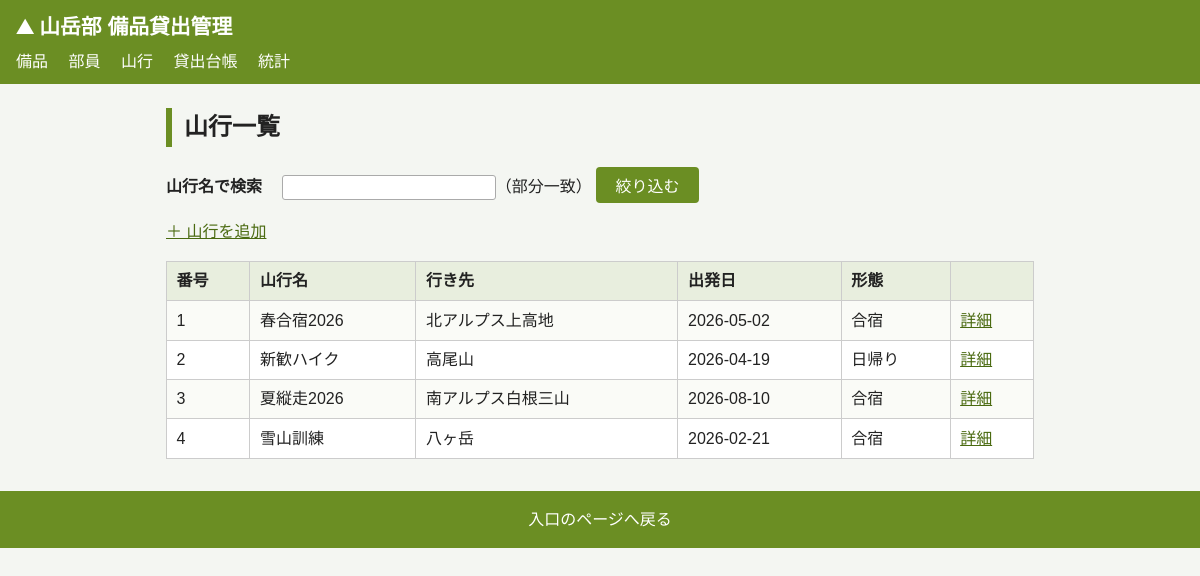
Page /trips on the committed database.
### tables this page shows
CREATE TABLE trips (                -- 山行
  trip_id     INTEGER PRIMARY KEY,
  trip_name   TEXT NOT NULL,
  destination TEXT,
  depart_on   TEXT,
  return_on   TEXT,
  style       TEXT
);

### app.py (the view)
@app.route('/trips')
def trips_list() -> str:
    cur = get_db().cursor()
    t_list = cur.execute(
        'SELECT trip_id, trip_name, destination, depart_on, style '
        'FROM trips ORDER BY trip_id').fetchall()
    return render_template('trips_list.html', t_list=t_list, keyword='')

### app.py (called while the page is built)
def get_db() -> sqlite3.Connection:
    db = getattr(g, '_database', None)
    if db is None:
        db = g._database = sqlite3.connect(DATABASE)
        db.execute('PRAGMA foreign_keys = ON')  # 外部キー制約を有効化
        db.row_factory = sqlite3.Row            # カラム名でアクセスできるよう設定
    return db

@app.teardown_appcontext
def close_connection(exception: Optional[BaseException]) -> None:
    db = getattr(g, '_database', None)
    if db is not None:
        db.close()

### templates/trips_list.html (shortened to what this page needs)
{% extends 'layout.html' %}
{% block content %}
<h2>山行一覧</h2>
<form method="POST" action="{{ url_for('trips_list_filtered') }}">
  <p><label>山行名で検索</label>
    <input type="text" name="keyword" value="{{ keyword }}">（部分一致）
    <input type="submit" value="絞り込む"></p>
</form>
<p><a href="{{ url_for('trips_add') }}">＋ 山行を追加</a></p>
<table>
  <tr><th>番号</th><th>山行名</th><th>行き先</th><th>出発日</th><th>形態</th><th></th></tr>
  {% for t in t_list %}
  <tr>
    <td>{{ t.trip_id }}</td><td>{{ t.trip_name }}</td><td>{{ t.destination }}</td>
    <td>{{ t.depart_on }}</td><td>{{ t.style }}</td>
    <td><a href="{{ url_for('trips_detail', id=t.trip_id) }}">詳細</a></td>
  </tr>
  {% else %}
  <tr><td colspan="6">該当する山行はありません。</td></tr>
  {% endfor %}
</table>
{% endblock %}

### static/style.css (style rules this page uses)
* { box-sizing: border-box; }
body { font-family: "Hiragino Sans", "Yu Gothic", "Meiryo", sans-serif; margin: 0; color: #222; background: #f4f6f2; line-height: 1.6; }
h2 { border-left: 6px solid #6b8e23; padding-left: 0.5em; }
table { border-collapse: collapse; width: 100%; background: #fff; margin: 1em 0; }
th, td { border: 1px solid #ccc; padding: 0.4em 0.6em; text-align: left; }
th { background: #e8eede; }
tr:nth-child(even) td { background: #fafbf7; }
a { color: #4a6a10; }
form p { margin: 0.6em 0; }
label { display: inline-block; min-width: 7em; font-weight: bold; }
input[type=text], input[type=email], select { padding: 0.3em; border: 1px solid #aaa; border-radius: 3px; min-width: 16em; }
input[type=submit], button { padding: 0.4em 1.2em; background: #6b8e23; color: #fff; border: none; border-radius: 4px; cursor: pointer; font-size: 1em; }

### rows in the picture
trips: trip_id "1", trip_name "春合宿2026", destination "北アルプス上高地", depart_on "2026-05-02", style "合宿"
trips: trip_id "2", trip_name "新歓ハイク", destination "高尾山", depart_on "2026-04-19", style "日帰り"
trips: trip_id "3", trip_name "夏縦走2026", destination "南アルプス白根三山", depart_on "2026-08-10", style "合宿"
trips: trip_id "4", trip_name "雪山訓練", destination "八ヶ岳", depart_on "2026-02-21", style "合宿"
